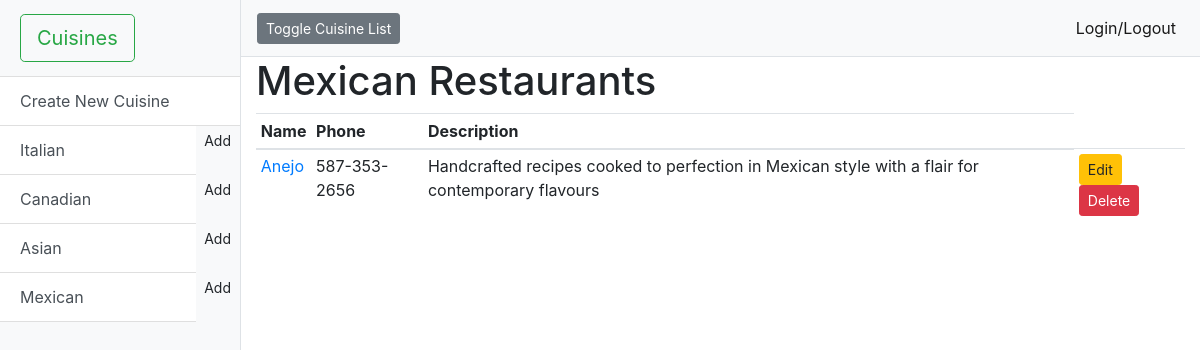
Page /cuisines/4/ on the earlier database version.
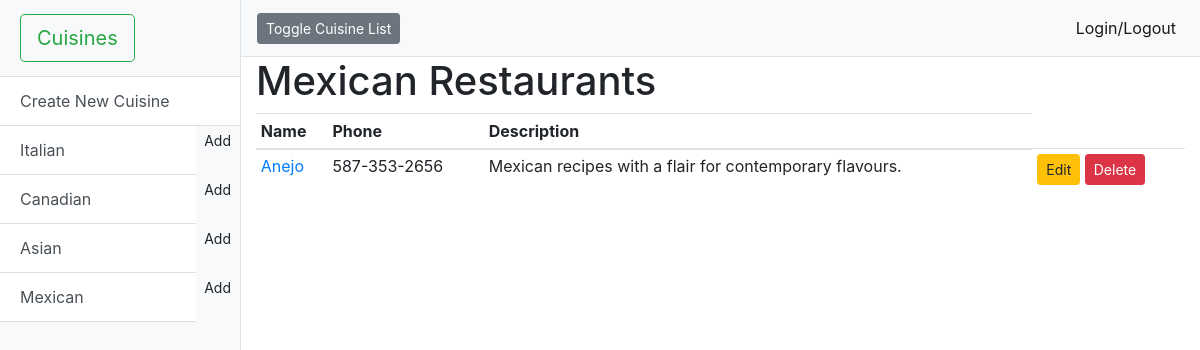
Same page on the later database version.
### db_setup.py (models this page shows)
class Cuisine(Base):
    __tablename__ = 'cuisine'  # Table in the database
    id = Column(Integer, primary_key=True)
    name = Column(String(80), nullable=False)

class Restaurant(Base):
    __tablename__ = 'restaurant'
    name = Column(String(80), nullable=False)
    id = Column(Integer, primary_key=True)
    description = Column(String(250))
    phone = Column(String(20))
    website = Column(String(30))
    address = Column(String(250))
    review = Column(String(3))  # would you eat here again? yes/no
    cuisine_id = Column(Integer, ForeignKey('cuisine.id'))
    cuisine = relationship(Cuisine)  # Relationship to the actual class

### catalog.py (the view)
@app.route('/cuisines/<int:cuisine_id>/', methods=['GET'])
@app.route('/cuisines/<int:cuisine_id>/restaurant/', methods=['GET'])
def showRestaurants(cuisine_id):
    cuisines = session.query(Cuisine).all()
    cuisineName  = session.query(Cuisine).filter_by(id=cuisine_id).one()
    restaurants = session.query(Restaurant).filter_by(cuisine_id=cuisine_id)
    return render_template('restaurants.html', title='Restaurant Catalog', cuisines=cuisines, restaurants=restaurants, cuisineName=cuisineName)

### templates/restaurants.html (shortened to what this page needs)
<!DOCTYPE html>
<html lang="en">
<head>
    <link href="/static/vendor/bootstrap/css/bootstrap.min.css" rel="stylesheet">
    <link href="/static/simple-sidebar.css" rel="stylesheet">
</head>
<body>
<div class="d-flex" id="wrapper">
    <div class="bg-light border-right" id="sidebar-wrapper">
        <div class="sidebar-heading"><a href="/" class="btn btn-outline-success btn-lg" data-toggle="tooltip"
                                        data-placement="top" title="Homepage">Cuisines</a></div>
        <div class="list-group list-group-flush">
            <a href="/cuisines/new/" class="list-group-item list-group-item-action btn btn-success" role="button">Create
                New Cuisine</a>
            {% for cuisine in cuisines %}
            <div class="btn-group" role="group" aria-label="Modify Cuisine"></a>
                <a href="/cuisines/{{ cuisine.id }}/" class="btn list-group-item list-group-item-action btn btn-light"
                   role="button">{{ cuisine.name }}</a>
                <a href="/cuisines/{{ cuisine.id }}/restaurant/new/" class="btn btn-sm" role="button"
                   data-toggle="tooltip" data-placement="top"
                   title="Add new restaurant into {{ cuisine.name }} Cuisine">Add</a>
            </div>
            {% endfor %}
        </div>
    </div>
    <div id="page-content-wrapper">
        <nav class="navbar navbar-expand-lg navbar-light bg-light border-bottom">
            <button class="btn btn-secondary btn-sm" id="menu-toggle">Toggle Cuisine List</button>&nbsp;
            <div class="collapse navbar-collapse" id="navbarSupportedContent">
                <ul class="navbar-nav ml-auto mt-2 mt-lg-0">
                    <li class="nav-item active">
                        <a class="nav-link" href="#">Login/Logout <span class="sr-only">(current)</span></a>
                    </li>
                </ul>
            </div>
        </nav>
        <div class="container-fluid">
            <h1>{{ cuisineName.name }} Restaurants</h1>
            {% if restaurants.count() ==0 %}
            <div class="alert alert-danger" role="alert">
                There are no restaurants under this cuisine yet! <br> Use the "Add" button next to the cuisine name on
                the left menu bar.
            </div>
            {% else %}
            <table class="table table-sm table-hover">
                <thead>
                <tr>
                    <th scope="col">Name</th>
                    <th scope="col">Phone</th>
                    <th scope="col">Description</th>
                </tr>
                </thead>
                <tbody>
                {% for restaurant in restaurants %}
                <tr>
                    <td><a href="{{ restaurant.website }}">{{ restaurant.name }}</a></td>
                    <td>{{ restaurant.phone }}</td>
                    <td>{{ restaurant.description }}</td>
                    <td>
                        <a href="/cuisines/{{ restaurant.cuisine_id }}/restaurant/{{ restaurant.id }}/edit/"
                           class="btn btn-secondary btn-sm btn-warning" role="button" data-toggle="tooltip"
                           data-placement="top" title="Edit {{ restaurant.name }}">Edit</a>
                        <a href="/cuisines/{{ restaurant.cuisine_id }}/restaurant/{{ restaurant.id }}/delete/"
                           class="btn btn-secondary btn-sm btn-danger" role="button" data-toggle="tooltip"
                           data-placement="top" title="Delete {{ restaurant.name }}">Delete</a>
                    </td>
                </tr>
                {% endfor %}
                </tbody>
            </table>
            {% endif %}
        </div>
    </div>
</div>
</body>
</html>

### static/simple-sidebar.css (style rules this page uses)
body { overflow-x: hidden; }
#sidebar-wrapper { min-height: 100vh; margin-left: -15rem; -webkit-transition: margin .25s ease-out; -moz-transition: margin .25s ease-out; -o-transition: margin .25s ease-out; transition: margin .25s ease-out; }
#sidebar-wrapper .sidebar-heading { padding: 0.875rem 1.25rem; font-size: 1.2rem; }
#sidebar-wrapper .list-group { width: 15rem; }
#page-content-wrapper { min-width: 100vw; }
@media (min-width: 768px) { #sidebar-wrapper { margin-left: 0; } }
@media (min-width: 768px) { #page-content-wrapper { min-width: 0; width: 100%; } }

Differences in the rows shown:
changed Restaurant "Anejo": description "Handcrafted recipes cooked to perfection in Mexican style with a flair for contemporary flavours" → "Mexican recipes with a flair for contemporary flavours."
